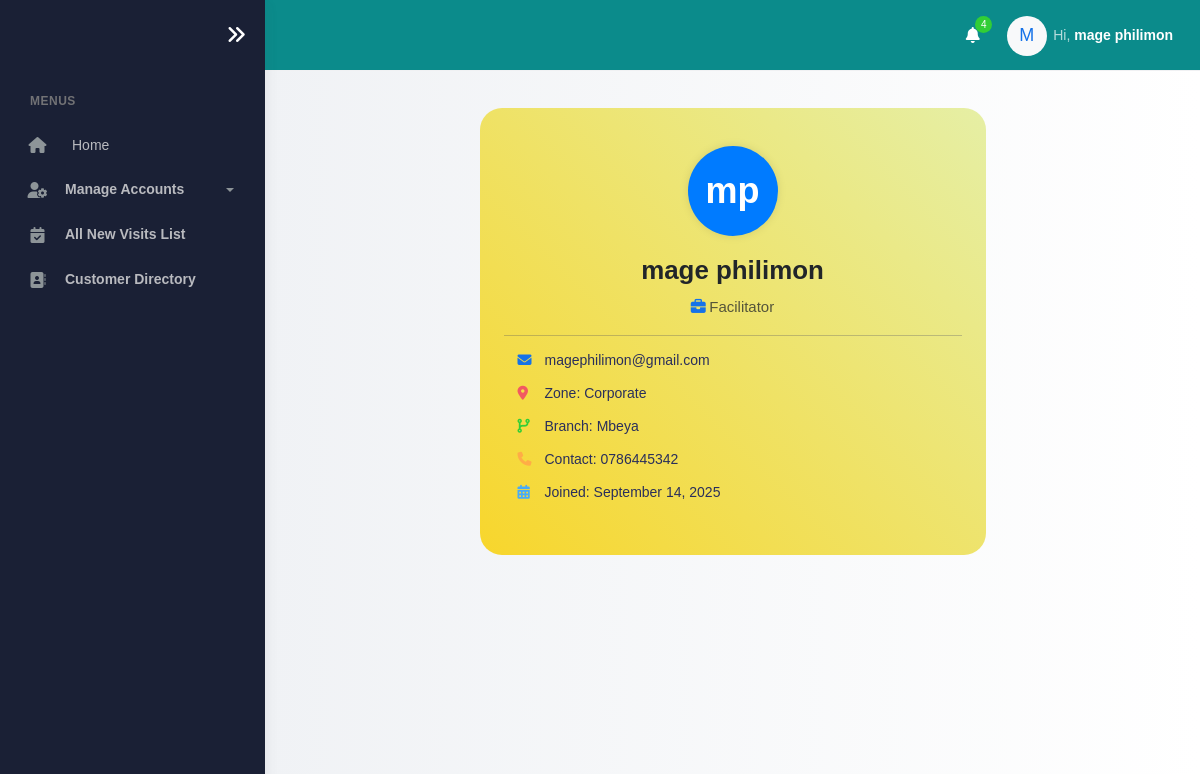
Screenshot of /profile/ (signed in) with the database file from the repository.
### visits/models.py (models this page shows, shortened)
class CustomUser(AbstractBaseUser, PermissionsMixin):
    POSITION_CHOICES = [
        ('Head of Sales', 'Head of Sales'),
        ('Facilitator', 'Facilitator'),
        ('Product Brand Manager', 'Product Brand Manager'),
        ('Corporate Manager', 'Corporate Manager'),
        ('Corporate Officer', 'Corporate Officer'),
        ('Zonal Sales Executive', 'Zonal Sales Executive'),
        ('Mobile Sales Officer', 'Mobile Sales Officer'),
        ('Desk Sales Officer', 'Desk Sales Officer'),
        ('Admin', 'Admin'),
    ]
    ZONE_CHOICES = [
        ('Coast Zone', 'Coast Zone'),
        ('Corporate', 'Corporate'),
        ('Central Zone', 'Central Zone'),
        ('Southern Zone', 'Southern Zone'),
        ('Northern Zone', 'Northern Zone'),
        ('Lake Zone', 'Lake Zone'),
    ]
    BRANCH_CHOICES = [
        ('Chanika', 'Chanika'),
        ('Mikocheni', 'Mikocheni'),
        ('Morogoro', 'Morogoro'),
        ('Zanzibar', 'Zanzibar'),
        ('ANDO HQ', 'ANDO HQ'),
        ('Dodoma', 'Dodoma'),
        ('Singida', 'Singida'),
        ('Tabora', 'Tabora'),
        ('Mbeya', 'Mbeya'),
        ('Tunduma', 'Tunduma'),
        ('Arusha', 'Arusha'),
        ('Moshi', 'Moshi'),
        ('Mwanza', 'Mwanza'),
        ('Geita', 'Geita'),
    ]
    COMPANY_CHOICES = [
        ('ANDO', 'ANDO'),
        ('KAM', 'KAM'),
        ('MATE', 'MATE'),
    ]
    company_name = models.CharField(max_length=50, choices=COMPANY_CHOICES, null=True, blank=True)
    email = models.EmailField(unique=True)
    first_name = models.CharField(max_length=50, null=True, blank=True)
    last_name = models.CharField(max_length=50, null=True, blank=True)
    is_active = models.BooleanField(default=True)
    is_staff = models.BooleanField(default=False)
    date_joined = models.DateTimeField(default=timezone.now)
    position = models.CharField(max_length=100, choices=POSITION_CHOICES, null=True, blank=True)
    zone = models.CharField(max_length=100, choices=ZONE_CHOICES, null=True, blank=True)
    branch = models.CharField(max_length=100, choices=BRANCH_CHOICES, null=True, blank=True)
    contact = models.CharField(
        max_length=13,
        null=True,
        blank=True,
        validators=[
            RegexValidator(
                regex=r'^(?:\+255|0)[67][0-9]\d{7}$',
                message="Enter a valid Tanzanian phone number (e.g. +255712345678 or 0712345678)"
            )
        ]
    )
    objects = CustomUserManager()
    USERNAME_FIELD = 'email'
    REQUIRED_FIELDS = []
    def get_full_name(self):
        return f"{self.first_name} {self.last_name}".strip()

### visits/views.py (the view)
# urls.py: path('profile/', views.profile_view, name='profile'),
@login_required
def profile_view(request):
    user = request.user  # The logged-in user
    return render(request, 'users/profile.html', {'user': user})

### templates/users/profile.html (shortened to what this page needs)
{% extends "users/base.html" %}
{% load static %}
{% block content %}
  {% include "users/sidebar.html" %}
  <div class="main-panel">
    <div class="main-header">
      {% include "users/nav.html" %}
    </div>
    <div class="container">
      <div class="page-inner d-flex justify-content-center align-items-center py-5">
        <div class="profile-card animated-border">
          <div class="avatar">
            {{ user.first_name|slice:":1" }}{{ user.last_name|slice:":1" }}
          </div>
          <div class="text-center mt-3">
            <h2 class="fw-bold text-dark mb-1">{{ user.get_full_name|default:"User" }}</h2>
            <p class="text-muted"><i class="fas fa-briefcase me-1 text-primary"></i>{{ user.position|default:"-" }}</p>
          </div>
          <hr class="my-3">
          <div class="px-3">
            <ul class="list-unstyled">
              <li class="info-item"><i class="fas fa-envelope text-primary me-2"></i> {{ user.email }}</li>
              <li class="info-item"><i class="fas fa-map-marker-alt text-danger me-2"></i> Zone: {{ user.zone }}</li>
              <li class="info-item"><i class="fas fa-code-branch text-success me-2"></i> Branch: {{ user.branch }}</li>
              <li class="info-item"><i class="fas fa-phone text-warning me-2"></i> Contact: {{ user.contact }}</li>
              <li class="info-item"><i class="fas fa-calendar-alt text-info me-2"></i> Joined: {{ user.date_joined|date:"F j, Y" }}</li>
            </ul>
          </div>
        </div>
      </div>
    </div>
  </div>
  <link rel="stylesheet" href="https://cdnjs.cloudflare.com/ajax/libs/font-awesome/6.5.0/css/all.min.css" />
{% endblock %}

### templates/users/nav.html (shortened to what this page needs)
{% load static %}
<nav class="navbar navbar-header navbar-expand-lg border-bottom" style="background-color: rgb(11, 139, 139)">
  <div class="container-fluid">
    <ul class="navbar-nav topbar-nav ms-md-auto align-items-center">
      <li class="nav-item topbar-icon dropdown hidden-caret">
        <a class="nav-link dropdown-toggle text-white" href="#" id="notifDropdown" role="button" data-bs-toggle="dropdown" aria-haspopup="true" aria-expanded="false">
          <i class="fa fa-bell"></i>
          <span class="notification">4</span>
        </a>
      </li>
      <li class="nav-item topbar-user dropdown hidden-caret">
        <a class="dropdown-toggle profile-pic text-white" data-bs-toggle="dropdown" href="#" aria-expanded="false">
          <div class="avatar-sm">
            <div class="avatar-initial rounded-circle bg-light text-primary d-flex align-items-center justify-content-center" style="width: 40px; height: 40px; font-size: 18px;">
              {% if request.user.is_authenticated %}
                {{ request.user.first_name|slice:":1"|default:"U"|upper }}
              {% else %}
                G
              {% endif %}
            </div>
          </div>
          <span class="profile-username">
            <span class="op-7">Hi,</span>
            {% if request.user.is_authenticated %}
              <span class="fw-bold">{{ request.user.first_name }} {{ request.user.last_name }}</span>
            {% else %}
              <span class="fw-bold">Guest</span>
            {% endif %}
          </span>
        </a>
      </li>
    </ul>
  </div>
</nav>

### templates/users/profile.html (style rules this page uses)
body, .main-panel, .page-inner, .container { background: linear-gradient(to right, #f0f2f5, #ffffff); }
.profile-card { background-color: #fff; border-radius: 20px; padding: 2.5rem 1.5rem; max-width: 500px; width: 100%; position: relative; z-index: 1; text-align: center; }
.animated-border::before { content: ''; position: absolute; z-index: -1; top: -3px; left: -3px; right: -3px; bottom: -3px; background: linear-gradient(45deg, #ff4e50, #fc913a, #f9d423, #ede574, #e1f5c4, #00c9ff, #92fe9d); background-size: 400% 400%; border-radius: 22px; animation: gradientBorder 10s ease infinite; }
.avatar { width: 90px; height: 90px; border-radius: 50%; background-color: #007bff; color: white; display: flex; align-items: center; justify-content: center; font-size: 36px; font-weight: 700; margin: 0 auto 15px auto; box-shadow: 0 0 10px rgba(0,0,0,0.1); }
.info-item { text-align: left; margin-bottom: 12px; font-size: 1rem; display: flex; align-items: center; justify-content: flex-start; }
.info-item i { width: 20px; }

### rows the page displays
CustomUser: user.first_name "M", user.first_name "mage", user.last_name "philimon", first_name "m", last_name "p", get_full_name "mage philimon", position "Facilitator", email "magephilimon@gmail.com", zone "Corporate", branch "Mbeya", contact "0786445342", date_joined "September 14, 2025"
